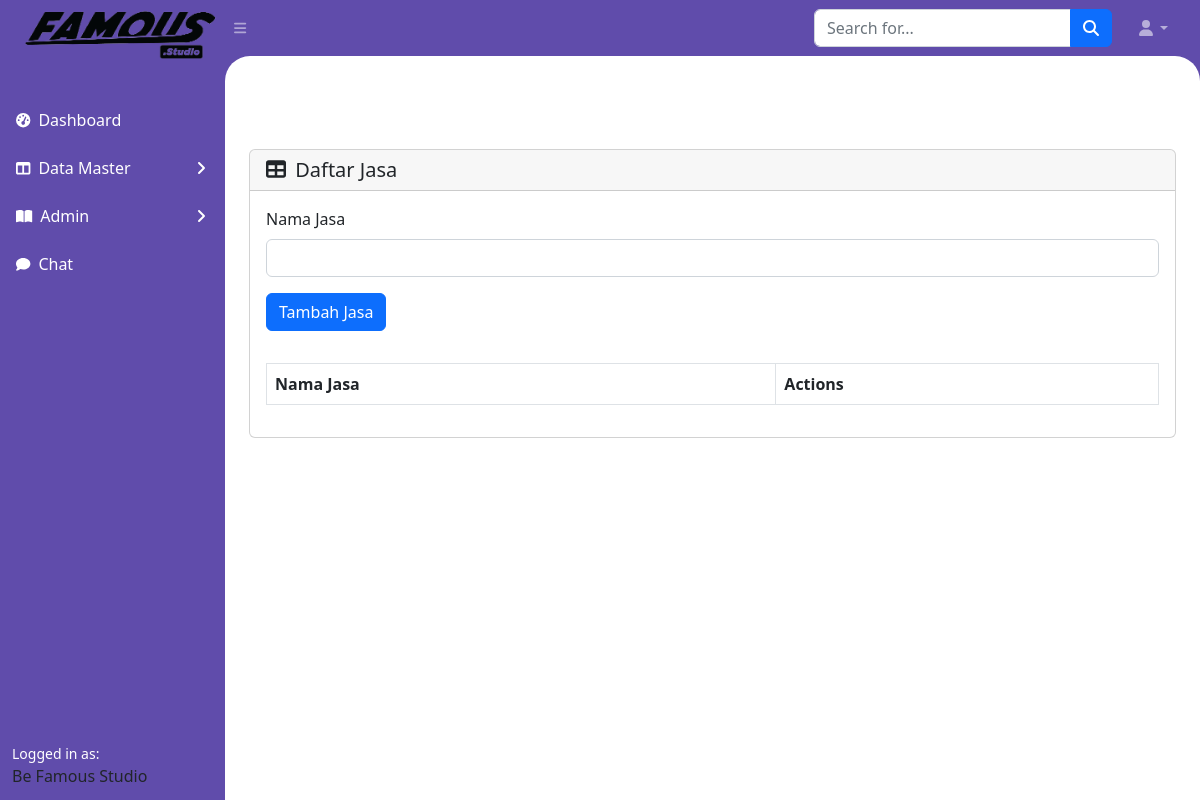
The app's page /admin/jasa.php, older data.
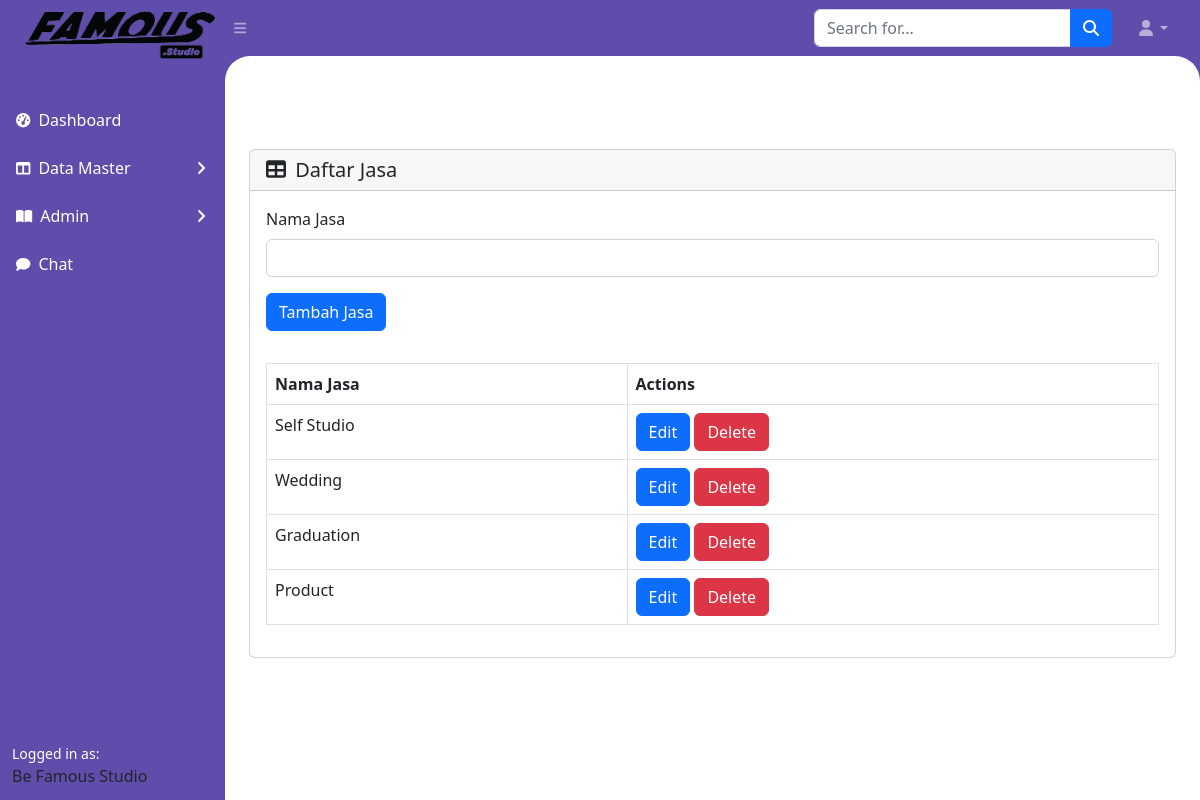
The same page, newer data.
### tables this page shows
CREATE TABLE `jasa` (
  `idJasa` int(255) NOT NULL,
  `namaJasa` varchar(1000) NOT NULL,
  `status` int(10) NOT NULL
);

### admin/jasa.php (the view, shortened to what this page needs)
<?php
$conn = connectToDatabase();
$sql = "SELECT * FROM jasa where status=1";
$result = $conn->query($sql);
$isi = "<div class='card mb-4' style='margin-top:10%'>";
if (isset($_GET['idEdit'])) {
    $id = $_GET['idEdit'];
    $isi .= "<div class='card-header'>
        <div class='d-flex justify-content-between align-items-center'>
            <h5 class='card-title m-0'><i class='fas fa-table me-1'></i> Daftar Jasa</h5>
        </div>
    </div>
    <div class='card-body'>
        <form method='POST' action='" . htmlspecialchars($_SERVER["PHP_SELF"]) . "'>
            <div class='mb-3'>
                <label for='namaJasa' class='form-label'>Nama Jasa</label>";
    $sql = "SELECT * FROM Jasa WHERE idJasa = $id";
    $result = $conn->query($sql);
    while ($row = $result->fetch_assoc()) {
        $isi .= "<input type='hidden' name='idJasa' value='" . $row['idJasa'] . "'><input type='text' class='form-control' id='namaJasa' value='" . $row['namaJasa'] . "' name='namaJasa' required>";
    }
    $isi .= "
            </div>
            <input type='submit' name='edit' class='btn btn-primary' value='Edit Jasa'>
        </form>
    </div>";
} else {
    $isi .= "<div class='card-header'>
        <div class='d-flex justify-content-between align-items-center'>
            <h5 class='card-title m-0'><i class='fas fa-table me-1'></i> Daftar Jasa</h5>
        </div>
    </div>
    <div class='card-body'>
        <form method='POST' action='" . htmlspecialchars($_SERVER["PHP_SELF"]) . "'>
            <div class='mb-3'>
                <label for='namaJasa' class='form-label'>Nama Jasa</label>
                <input type='text' class='form-control' id='namaJasa' name='namaJasa' required>
            </div>
            <button type='submit' name='add' class='btn btn-primary'>Tambah Jasa</button>
        </form>
    </div>
    <div class='card-body'>
        <table id='datatablesSimple' class='table table-bordered mx-auto'>
            <thead>
                <tr>
                    <th>Nama Jasa</th>
                    <th>Actions</th>
                </tr>
            </thead>
            <tbody>";
    while ($row = $result->fetch_assoc()) {
        $namaJasa = $row['namaJasa'];
        $isi .= "<tr>
                <td>" . $namaJasa . "</td>
                <td>
                    <a href='Jasa.php?idEdit=" . $row['idJasa'] . "' class='btn btn-primary'>Edit</a>
                    <a onclick='hapus(" . $row['idJasa'] . ")' class='btn btn-danger'>Delete</a>
                </td>
            </tr>";
    }
    $isi .= "</tbody>
        </table>
        <script>
        function hapus(id) {
            const confirmation = confirm('Apakah kamu yakin untuk menghapus data?');
            if (confirmation) {
                window.location.href = 'Jasa.php?idDell=' + id;
            } else {
                alert('Hapus Dibatalkan');
            }
        }
        </script>
    </div>";
}
$isi .= "</div></div>";
include 'index.php';
?>

Row changes from the older to the newer data that the page shows:
added jasa: namaJasa "Self Studio"
added jasa: namaJasa "Wedding"
added jasa: namaJasa "Graduation"
added jasa: namaJasa "Product"
